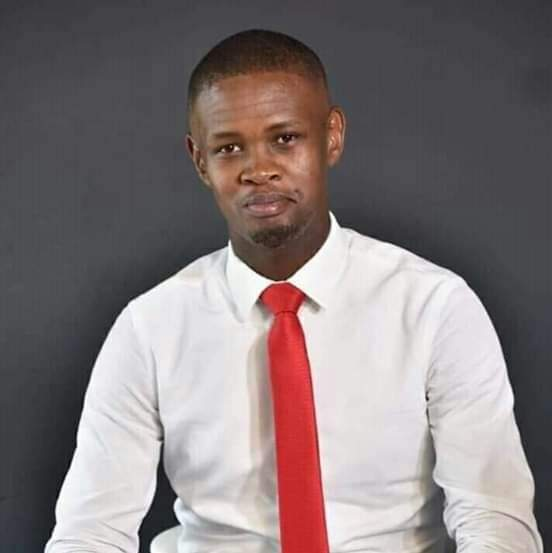
#> input picture FB_IMG.jpg, 552 x 553 px, found by its file name
$ python basic.py
#> lines starting #> are read from the running program, lines starting #| are printed output that depends on the picture
import cv2

img = cv2.imread ("C:\\Users\\LEBITSO\\Pictures\\2019 campaign\\FB_IMG.jpg", 1)
#> img is the input picture: shape (553, 552, 3); mean B, G, R 122.8, 121.7, 132

resized = cv2.resize(img, (300, 200))
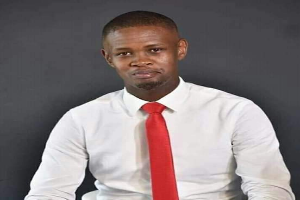
#> resized: shape (200, 300, 3); mean B, G, R 122.7, 121.6, 131.9
cv2.imshow("politician", resized)

cv2.waitKey(4000)

cv2.destroyAllWindows()
